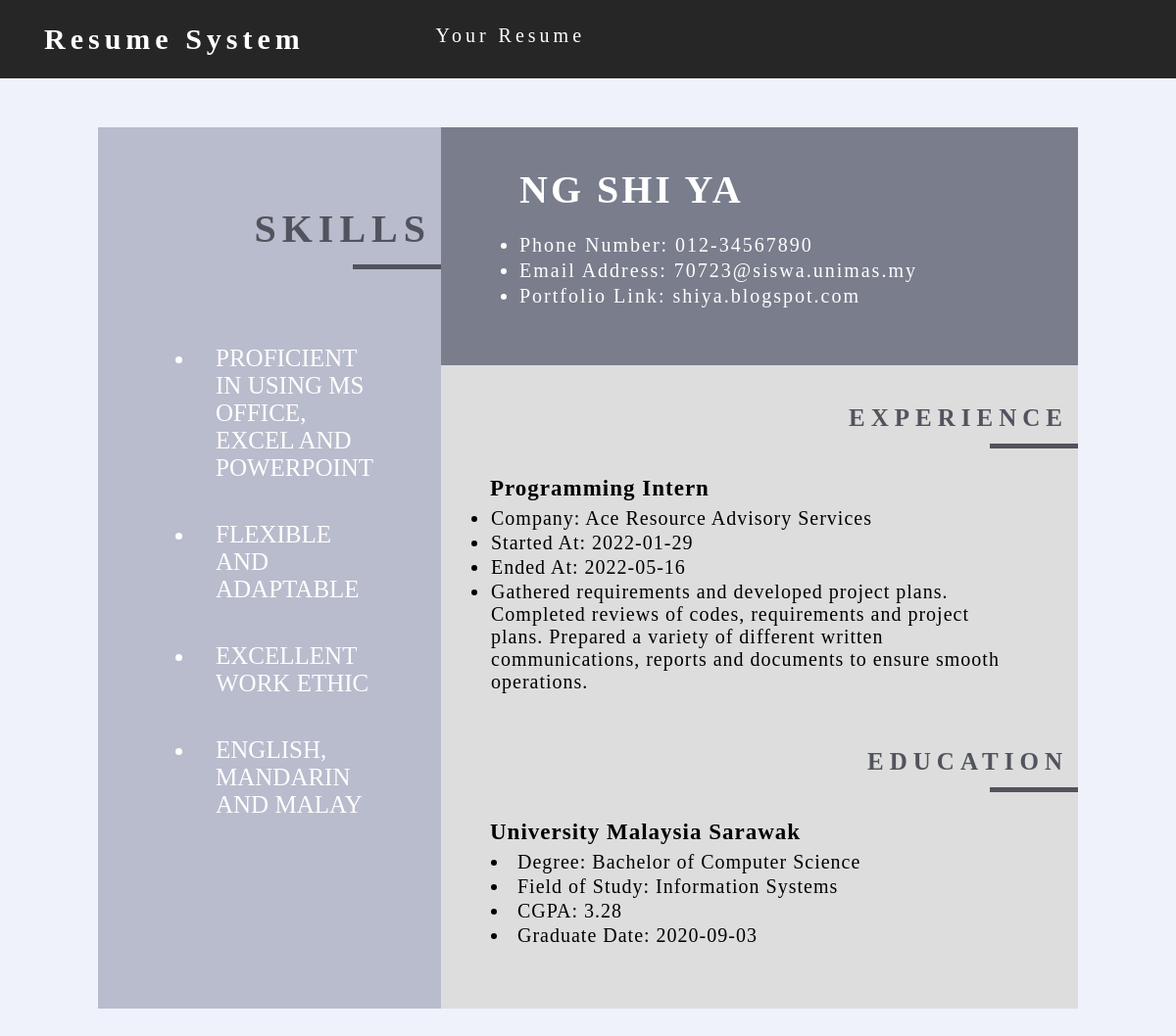
Page /pages/includes/view.php?view=1 on the committed database.
### tables this page shows
CREATE TABLE `resume` (
  `resume_id` int(11) NOT NULL,
  `fname` varchar(256) NOT NULL,
  `lname` varchar(256) NOT NULL,
  `phone` varchar(256) NOT NULL,
  `email` varchar(256) NOT NULL,
  `url` varchar(256) NOT NULL,
  `jobtitle` varchar(256) NOT NULL,
  `com_name` varchar(256) NOT NULL,
  `start_job` varchar(256) NOT NULL,
  `end_job` varchar(256) NOT NULL,
  `descrip` varchar(256) NOT NULL,
  `school` varchar(256) NOT NULL,
  `degree` varchar(256) NOT NULL,
  `field` varchar(256) NOT NULL,
  `cgpa` varchar(11) NOT NULL,
  `enddg` varchar(256) NOT NULL,
  `skill1` varchar(256) NOT NULL,
  `skill2` varchar(256) NOT NULL,
  `skill3` varchar(256) NOT NULL,
  `language` varchar(256) NOT NULL
);

### pages/includes/view.php (the view, shortened to what this page needs)
<!DOCTYPE html>
<html>
<head>
	<link rel="stylesheet" href="https://cdnjs.cloudflare.com/ajax/libs/font-awesome/4.7.0/css/font-awesome.min.css">
	 <link rel="stylesheet" href="style.css">
</head>
<body>
	<header>
	<div class="wrapper">
		<div class="logo">
			<h3>Resume System</h3>
		</div>
		<nav>
                <ul>
                 <li><a href ="../mainpage.php">Your Resume</a></li>
             </ul>
            </nav>
	</div>
	</header>
	<?php
		require "dbh.php";
		$resume_id = $_GET['view'];
		$sql = "SELECT * FROM resume where resume_id = '$resume_id';";
		$result = mysqli_query($conn, $sql);
		$row = mysqli_fetch_assoc($result);
	?>
	<div class="container-res">
		<div class="wrapper-res">
				<div class="left">
					<div class="title" id="skill">
							Skills
					</div>
					<div class="lefttext">
						<ul>
						<?php
							$skill1 = $row['skill1'];
							$skill2 = $row['skill2'];
							$skill3 = $row['skill3'];
							$language = $row['language'];
							echo "<li>".$skill1."</li>";
							echo "<li>".$skill2."</li>";
							echo "<li>".$skill3."</li>";
							echo "<li>".$language."</li>";
						?>
					</ul>
					</div>
				</div>
				<div class="right">
					<div class="top">
						<h2><?php $fname = $row['fname'];
											$lname = $row['lname'];
							echo $fname." ".$lname; ?></h2>
						<div class="pinfo">
							<ul>
							<?php $phone = $row['phone'];
										$email = $row['email'];
										$url = $row['url'];
							echo "<li>Phone Number:  ".$phone."</li>";
							echo "<li>Email Address:  ".$email."</li>";
							echo "<li>Portfolio Link:  ".$url."</li>";
							 ?>
							</ul>
						</div>
						</div>
						<div class="bottom">
								<div class="bottom-title">
									Experience
								</div>
								<div class="bottom-text">
									<ul>
										<?php $jobtitle = $row['jobtitle'];
													$com_name = $row['com_name'];
													$start_job = $row['start_job'];
													$end_job = $row['end_job'];
													$descrip = $row['descrip'];
										echo "<div class=righttitle><b>".$jobtitle."</b></div>";
										echo "<li>Company: ".$com_name."</li>";
										echo "<li>Started At: ".$start_job."</li>";
										echo "<li>Ended At: ".$end_job."</li>";
										echo "<li>".$descrip."</li>";
										?>
										</ul>
								</div>
								<div class="bottom-title">
									Education
								</div>
								<div class="bottom-text">
										<?php $school = $row['school'];
													$degree = $row['degree'];
													$field = $row['field'];
													$cgpa = $row['cgpa'];
													$enddg = $row['enddg'];
										echo "<div class=righttitle><b>".$school."</b></div>";
										echo "<li>Degree: ".$degree."</li>";
										echo "<li>Field of Study: ".$field."</li>";
										echo "<li>CGPA: ".$cgpa."</li>";
										echo "<li>Graduate Date: ".$enddg."</li>";
										?>
								</div>
						</div>
				</div>
			</div>
		</div>
</body>
</html>

### pages/includes/style.css (style rules this page uses)
* { margin: 0; padding: 0; box-sizing: border-box; font-family: Lora; }
body { justify-content: center; align-items: center; background: #EFF2FA; }
header { background: #262626; width: 100%; height: 80px; z-index:12; position:fixed; }
.wrapper { width: 1170px; margin:0 auto; }
.container-res { width: 1000px; padding-top: 130px; margin-left: 70px; margin-bottom: 100px; background-color: #EFF2FA; height: auto; }
.wrapper-res { margin: 0 0 0 30px; width: 100%; max-width: 1000px; height: 900px; background-color: #fff; display: flex; }
.left { width: 35%; height: 100%; background-color: #B9BCCC; }
.title { font-weight: 700; text-transform: uppercase; font-size: 40px; padding-top: 80px; padding-bottom: 10px; letter-spacing: 6px; padding-right: 10px; color: #51535D; position: relative; text-align: right; margin-bottom: 15px; }
.title:before { content: ""; position: absolute; margin-top: 105px; top: 35px; right: 0; width: 90px; height: 5px; background: #51535D; }
.bottom-title { font-size: 25px; padding-top: 40px; padding-bottom: 10px; font-weight: 700; text-transform: uppercase; letter-spacing: 6px; padding-right: 10px; color: #51535D; position: relative; text-align: right; margin-bottom: 5px; }
.bottom-title:before { content: ""; position: absolute; margin-top: 45px; top: 35px; right: 0; width: 90px; height: 5px; background: #51535D; }
.lefttext { padding: 50px 10px 10px 0; margin: 0 30px 0 0; color: #fff; text-transform: uppercase; font-size: 25px; }
.lefttext li { padding: 20px; }
.right { width: 65%; height: 100%; background-color: #fff; }
.righttitle { font-size: 23px; padding-bottom: 5px; }
.top { width: 100%; height: 27%; background-color: #797D8C; padding: 40px 0 10px 60px; color: white; }
.top h2 { padding-left: 20px; font-size: 40px; letter-spacing: 3px; text-transform: uppercase; }
.pinfo { padding-left: 20px; margin-top: 20px; line-height: 26px; font-size: 20px; letter-spacing: 2px; }
.bottom { width: 100%; height: 73%; background-color: #ddd; }
.bottom-text { font-size: 20px; letter-spacing: 1px; padding: 30px 60px 15px 50px; }
.bottom-text li { padding: 1px; }
.logo { width:30%; float:left; line-height:80px; }
.logo h3 { text-decoration: none; padding-left: 30px; font-size:30px; color:#fff; font-family: Ubuntu; letter-spacing: 5px; }
nav { width:65%; margin: auto; padding: 25px 0; display: flex; font-family: Lora; align-items: center; letter-spacing: 4px; font-size: 20px; color: #fff; justify-content: space-between; float: right; }
nav ul li { list-style:none; display: inline-block; margin: 0 20px; position: relative; }
nav ul li a { text-decoration: none; color: #fff; }
nav ul li::after { content: ''; height: 3px; width: 0; background: #fff; position: absolute; left: 0; bottom: -10px; transition: 0.5s; }
.left { padding: 0 0 0 100px; color: #292b2f; }

### rows in the picture
resume: skill1 "PROFICIENT IN USING MS OFFICE, EXCEL AND POWERPOINT", skill2 "FLEXIBLE AND ADAPTABLE", skill3 "EXCELLENT WORK ETHIC", language "ENGLISH, MANDARIN AND MALAY", fname "NG", lname "SHI YA", phone "012-34567890", email "70723@siswa.unimas.my", url "shiya.blogspot.com", jobtitle "Programming Intern", com_name "Ace Resource Advisory Services", start_job "2022-01-29", end_job "2022-05-16", descrip "Gathered requirements and developed project plans. Completed reviews of codes, requirements and project plans. Prepared a variety of different written communications, reports and documents to ensure smooth operations.", school "University Malaysia Sarawak", degree "Bachelor of Computer Science", field "Information Systems", cgpa "3.28", enddg "2020-09-03"
